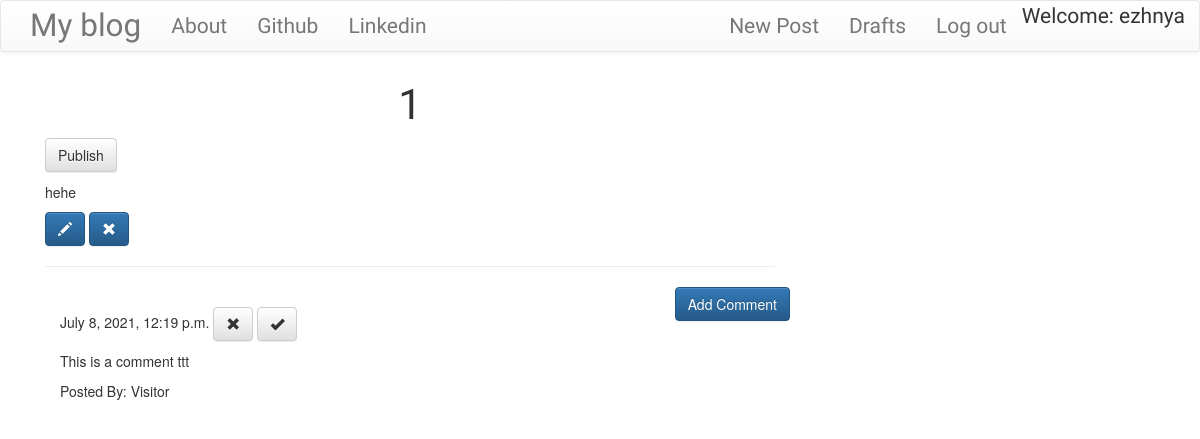
The app's page /post/4 (signed in), older data.
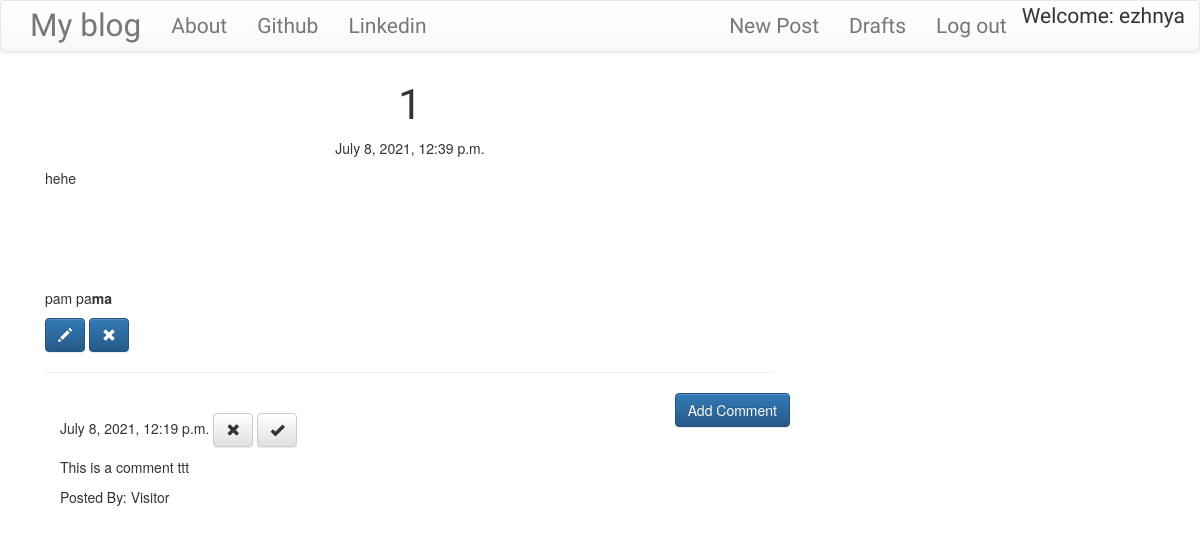
The same page, newer data.
### blog/models.py (models this page shows, shortened)
class Post(models.Model):
    author = models.ForeignKey('auth.User', on_delete=CASCADE)
    title = models.CharField(max_length=200)
    text = models.TextField()
    created_date = models.DateTimeField(default=timezone.now)
    published_date = models.DateTimeField(blank=True,null=True)

class Comment(models.Model):
    post = models.ForeignKey('blog.Post',related_name='comments',on_delete=CASCADE)
    author = models.CharField(max_length=200)
    text = models.TextField()
    created_date = models.DateTimeField(default=timezone.now)
    approved_comment = models.BooleanField(default=False)

### blog/views.py (the view)
# urls.py: url(r'^post/(?P<pk>\d+)$',views.PostDetailView.as_view(),name='post_detail'),
class PostDetailView(DetailView):
    model = Post

### blog/templates/blog/post_detail.html
{% extends "blog/base.html" %}
{% block content %}
    <h1 class="posttitle">{{post.title}}</h1>
    {% if post.published_date %}
        <div class="date postdate">
            {{ post.published_date }}
        </div>
    {% else %}
        <a class="btn btn-default" href="{% url 'post_publish' pk=post.pk %}">Publish</a>
    {% endif %}
    <p class="postcontent">{{ post.text|safe|linebreaks }}</p>
    {% if user.is_authenticated %}
        <a class="btn btn-primary" href="{% url 'post_edit' pk=post.pk %}">
            <span class="glyphicon glyphicon-pencil"></span>
        </a>
        <a class="btn btn-primary" href="{% url 'post_remove' pk=post.pk %}">
            <span class="glyphicon glyphicon-remove"></span>
        </a>
    {% endif %}
    <hr>
    <a class="btn btn-primary btn-comment" href="{% url 'add_comment_to_post' pk=post.pk %}">Add Comment</a>
    <div class="container">
        {% for comment in post.comments.all %}
        <br>
            {% if user.is_authenticated or comment.approved_comment %}
                {{ comment.created_date }}
                    {% if not comment.approved_comment %}
                    <a class="btn btn-default" href="{% url 'comment_remove' pk=comment.pk %}">
                        <span class="glyphicon glyphicon-remove"></span>
                    </a>
                    <a class="btn btn-default" href="{% url 'comment_approve' pk=comment.pk %}">
                        <span class="glyphicon glyphicon-ok"></span>
                    </a>
                    {% endif %}
                <p>{{comment.text|safe|linebreaks}}</p>
                <p>Posted By: {{ comment.author }}</p>
            {% endif %}
            {% empty %}
            <p>No comments</p>
        {% endfor %}
    </div>
{% endblock %}

### blog/templates/blog/base.html (shortened to what this page needs)
<!DOCTYPE html>
{% load static %}
<html lang="en">
<head>
    <link rel="stylesheet" href="https://maxcdn.bootstrapcdn.com/bootstrap/3.3.7/css/bootstrap.min.css">
    <link rel="stylesheet" href="https://maxcdn.bootstrapcdn.com/bootstrap/3.3.7/css/bootstrap-theme.min.css">
    <link rel="stylesheet" href="//cdn.jsdelivr.net/npm/medium-editor@latest/dist/css/medium-editor.min.css" type="text/css" media="screen" charset="utf-8">
    <link rel="stylesheet" href="{% static 'css/blog.css' %}">
</head>
<body>
    <nav class="navbar navbar-default techfont custom-navbar">
        <div class="container">
            <ul class="nav navbar-nav">
                <li><a class="navbar-brand bigbrand" href="{% url 'post_list' %}">My blog</a></li>
                <li><a href="{% url 'about' %}">About</a></li>
                <li><a href ="https://www.github.com">Github</a></li>
                <li><a href ="https://www.linkedin.com">Linkedin</a></li>
            </ul>
            <ul class="nav navbar-nav navbar-right">
                {% if user.is_authenticated %}
                <li>
                    <a href="{% url 'post_new' %}">New Post</a>
                </li>
                <li>
                    <a href="{% url 'post_draft_list' %}">Drafts</a>
                </li>
                <li>
                    <a href="{% url 'logout' %}">Log out</a>
                </li>
                <li>
                    Welcome: {{ user.username }}
                </li>
                    {% else %}
                    <li><a class="nav navbar-right" href="{% url 'login' %}"><span class="glyphicon glyphicon-user"></span></a></li>
                </li>
                {% endif %}
            </ul>
        </div>
    </nav>
    <div class="content container">
        <div class="col-md-8">
            {% block content %}
            {% endblock %}
        </div>
    </div>
</body>
</html>

### blog/static/css/blog.css (style rules this page uses)
.techfont { font-family: 'Russo One',sans-serif; font-size: 1.5em; margin-bottom: 10px; }
.bigbrand { font-size: 1.5em; }
.postdate { text-align: center; }
.posttitle { font-family: 'Russo One',sans-serif; font-size: 3em; text-align: center; }
.postcontent { font-family: 'Montserrat'; font-size: 1.5em; }
.btn-comment { position: absolute; right: 0px; }

Row changes from the older to the newer data that the page shows:
changed Post: published_date (not shown) → "July 8, 2021, 12:39 p.m."; text "hehe" → "hehe pam pa ma"
Text that changed along with them:
text no longer shown: "Publish"
